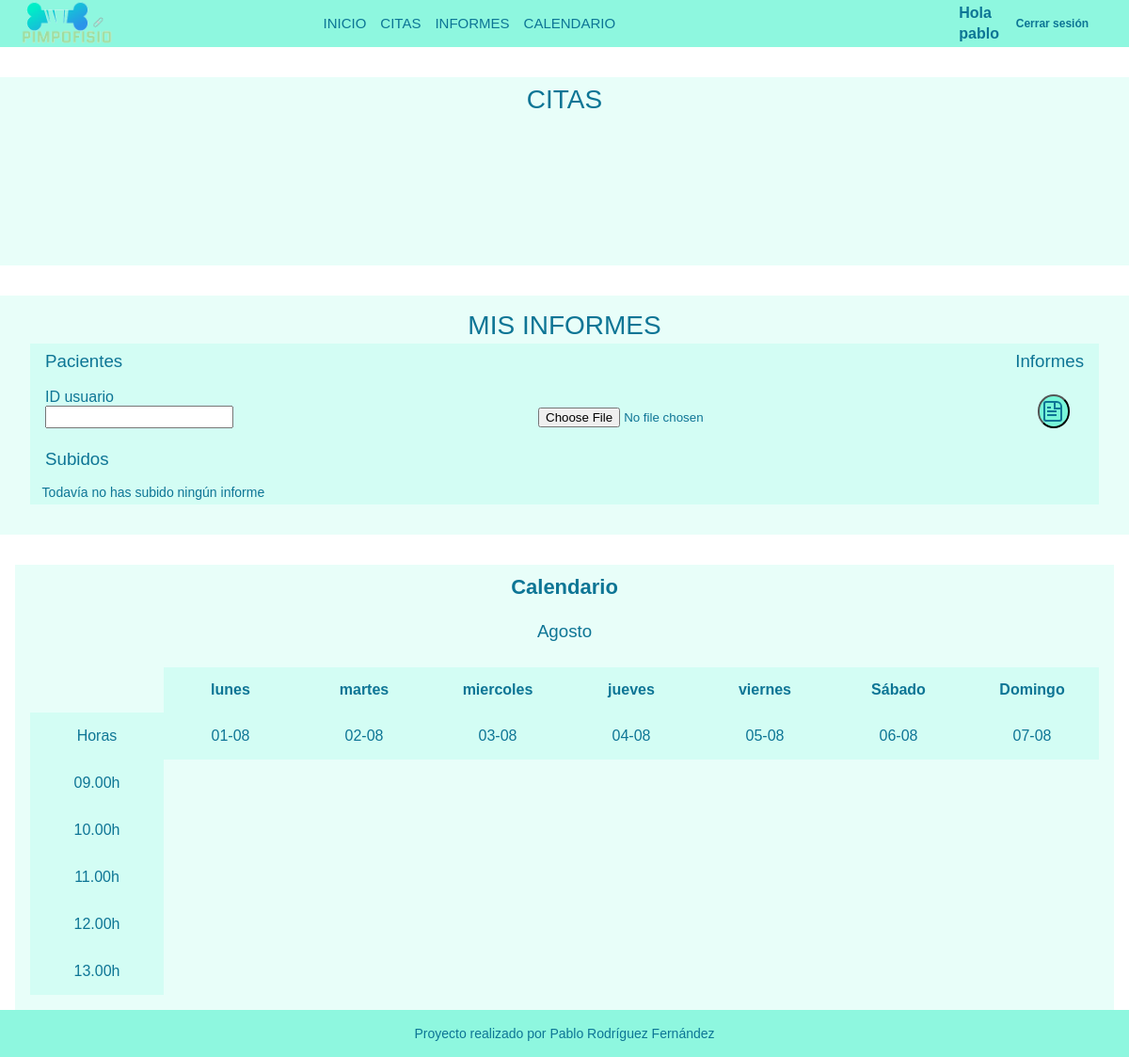
The page /sesionAdmin.php (signed in) on the database its author committed.
### tables this page shows
CREATE TABLE `semana` (
  `id_dias` int(11) NOT NULL AUTO_INCREMENT,
  `dias` varchar(50) NOT NULL,
  `fecha` date NOT NULL,
  PRIMARY KEY (`id_dias`)
);

### sesionAdmin.php (the view, shortened to what this page needs)
<?php
    include 'php/conexion_usuario.php';
?>
<!DOCTYPE html>
<html lang="ES">
<head>
</head>
<body class="body_admin">
    <header>
        <a href="#" class="logo"><img src="imagenes/logoTransparente.png" alt="Logo"></a>
        <nav class="nav">
            <ul class="nav-menu nav-menu_visible">
                <li class="nav-menu-item"><a href="index.html" class="nav-menu-link">Inicio</a></li>
                <li class="nav-menu-item"><a href="#citas" class="nav-menu-link">citas</a></li>
                <li class="nav-menu-item"><a href="#informes" class="nav-menu-link">informes</a></li>
                <li class="nav-menu-item"><a href="#calendario" class="nav-menu-link">calendario</a></li>
            </ul>
        </nav>
        <div class="sesiones usuario">
            <div><a>Hola</a>
            <a><?php echo $_SESSION['usuario'];?></a></div>
            <a class="cerrar" href="php/cerrar_sesion.php">Cerrar sesión</a>
        </div>
    </header>
    <main>
        <article class="mostrar">
            <h1>Citas</h1>
            <section class="mostrar_cita">
                <?php
                    $cita= "SELECT t1.fecha, t1.id_dias, t1.dias, t2.cita, t2.nombre, t2.id_citas
                    FROM semana AS t1 JOIN citas AS t2 ON t1.id_dias = t2.id_dias ORDER BY id_dias";
                    $resultado = mysqli_query($conexion, $cita);
                    while($row = $resultado-> fetch_array()){
                            echo '<div class="mostrar_citas">';
                            if($row == false){
                                echo "<p>Cita el ". $row['fecha'] ." dia ".$row['dias']." a las ".$row['cita']. " horas con ".$row['nombre']. "</p>";
                            }
                            else{
                                echo '<p class="sin">Todavía no tienes citas</p>';
                            }
                            echo '</div>';
                            echo '<div class="gestion">';
                            echo '<a class="cita_admin" href="php/eliminar_admin.php?idCi='. $row['id_citas'].
                            '&cita='.$row["cita"].'">Eliminar</a>';
                            echo '</div>';
                    }
                ?>
            </section>
        </article>
        <article class="informes">
            <h1>Mis Informes</h1>
            <section class="informes_cabecera">
                <h3 class="paciente">Pacientes</h3>
                <h3 class="info">Informes</h3>
            </section>
            <section class="mostrar_informe">
                <form class="fich" action="php/informes.php" method="post" enctype="multipart/form-data">
                    <label for="usuario" >ID usuario<input type="text" name="usuario" class="id_usuario"></label>
                    <input type="file" class="file" name="fichero">
                    <button class="gestion_informes" type="submit" name="submit_informe" value="subir">
                        <a href="php/informes.php" class="inf"><i class="doc" alt="subir archivo"></i></a>
                    </button>
                </form>
            </section>
            <section class="informes_cabecera">
                <h3 class="paciente">Subidos</h3>
            </section>
            <section class="mostrar_informe_total">
                    <?php
                        $info= "SELECT * FROM informes";
                        $resultado = mysqli_query($conexion, $info);
                        while($row = $resultado-> fetch_array()){
                            echo '<p class="informe_subido">Informe: '.$row['informe']. '</p>';
                            echo '<p class="informe_subido">ID Usuario: '.$row['id_usuarios']. '</p>';
                            echo '<a class="eliminar_info" href="php/eliminar_info.php?idInf='.$row["id_informes"].'&idU='.$row["id_usuarios"].'" >Eliminar</a>';
                        }
                        if(empty($row)){
                            echo '<p class="sin_info">Todavía no has subido ningún informe</p>';
                        }
                    ?>
            </section>
        </article>
        <article class="calendario ad">
            <h2 class="semana_titulo">Calendario</h2>
            <h3>Agosto</h3>
                <ol class="semanal">
                    <li></li>
                    <?php
                        $dias="SELECT dias FROM semana";
                        $resultado = mysqli_query($conexion, $dias);
                        while($row = $resultado->fetch_array()){
                    ?>
                        <li class="dia"><?php echo $row[0];?></li>
                    <?php
                        }
                        echo '<li class="dia finde">Sábado</li>';
                        echo '<li class="dia finde">Domingo</li>';
                    ?>
                    <li class="fijas">Horas</li>
                    <?php
                        $fecha="SELECT DATE_FORMAT(fecha,'%d-%m') fecha FROM semana";
                        $resultado = mysqli_query($conexion, $fecha);
                        while($row = $resultado->fetch_array()){
                    ?>
                        <li class="num_ad"><?php echo $row["fecha"];?></li>
                    <?php
                        }
                        echo '<li class="num_ad finde">06-08</li>';
                        echo '<li class="num_ad finde">07-08</li>';
                        echo '<li class="fijas">09.00h</li>';
                         echo '<li class="fijas">10.00h</li>';
                         echo '<li class="fijas">11.00h</li>';
                         echo '<li class="fijas">12.00h</li>';
                        echo '<li class="fijas">13.00h</li>';
                    ?>
                </ol>
        </article>
    </main>
    <footer>
        <p>Proyecto realizado por Pablo Rodríguez Fernández</p>
    </footer>
</body>
</html>

### estilos/estilo.css (style rules this page uses)
* { box-sizing: border-box; margin: 0; padding: 0; }
:root { height:100%; --color-menta:rgba(30, 240, 191, 0.5); --color-menta-claro: rgba(30, 240, 191, 0.1); --color-verde: rgb(13, 117, 149); --color-fuente: #5e5e5e; --color-blanco: rgb(255,255,255); }
body { background-color: var(--color-blanco); text-align: center; font-family: sans-serif; color: var(--color-verde); }
h1, h2, h3 { font-weight: lighter; margin-bottom: 0.1em; color: var(--color-verde); display: block; }
h1 { font-size: 28px; text-transform: uppercase; }
h2 { font-size: 22px; }
p { color: var(--color-fuente); font-size: 14px; margin: 0.4em; }
a { text-decoration: none; }
header { position: fixed; width: 100%; z-index: 10; display: grid; grid-template-columns: 1fr 1fr 1fr; grid-template-rows: 50px; background-color: var(--color-menta); }
.logo { grid-column-start: 2; grid-column-end: 3; margin-left: -0.5em; }
.logo img { width: 100%; height: 100%; object-fit: scale-down; }
.sesiones { grid-column-start: 3; grid-column-end: 4; display: flex; flex-direction: column; justify-content: center; align-items: flex-end; margin-right: 0.5em; }
.sesiones a { display: block; padding: 0.1em; text-decoration: none; font-weight: bold; color: var(--color-verde); cursor: pointer; }
input { width: 200px; line-height: 20px; }
.nav { grid-column-start: 1; grid-column-end: 2; display: flex; justify-content: space-around; position: fixed; }
.nav-menu { display: flex; list-style: none; flex-direction: column; position: fixed; top: 50px; width: 100%; left: 0; transition: left 0.3s; }
.nav-menu-item { font-size: 16px; line-height: 50px; text-transform: uppercase; width: 100%; }
.nav-menu-link { color: var(--color-verde); display: block; padding: 0 15px; text-decoration: none; text-align: left; }
.nav-menu_visible { left: 100%; }
main { grid-area: main; }
main > * { padding: 0; }
button { background-color: var(--color-menta); color: var(--color-verde); border-radius: 50%; padding: 0.5em; margin: 0.5em; }
footer { background-color: var(--color-menta); display: flex; align-items: center; justify-content: center; }
footer p { color: var(--color-verde); }
header { grid-area: header; }
footer { grid-area: footer; }
body { display: grid; min-height: 100%; grid-template: "header" 50px "main" auto "footer" 50px }
@media (min-width:992px) { body { display: grid; min-height: 100%; grid-template: "header" 50px "main" auto "footer" 50px } }
@media (min-width:992px) { header { grid-template-columns: 150px 1em 1fr 1em 200px; } }
@media (min-width:992px) { .logo { grid-column-start: 1; grid-column-end: 2; } }
@media (min-width:992px) { .sesiones { grid-column-start: 5; grid-column-end: 6; padding-right: 1em; } }
@media (min-width:992px) { .nav { grid-column-start: 3; grid-column-end: 4; } }
@media (min-width:992px) { .nav-menu { flex-direction: row; top: 0; left: 28%; width: 55%; } }
@media (min-width:992px) { .nav-menu-item { font-size: 15px; text-transform: uppercase; width: max-content; } }
@media (min-width:992px) { .nav-menu-link { padding: 0 0.5em; } }

### rows shown on the page
semana: dias "lunes"
semana: dias "martes"
semana: dias "miercoles"
semana: dias "jueves"
semana: dias "viernes"

### other values the page prints
$_SESSION['usuario'] "pablo"
$row["fecha"] "01-08"
$row["fecha"] "02-08"
$row["fecha"] "03-08"
$row["fecha"] "04-08"
$row["fecha"] "05-08"
